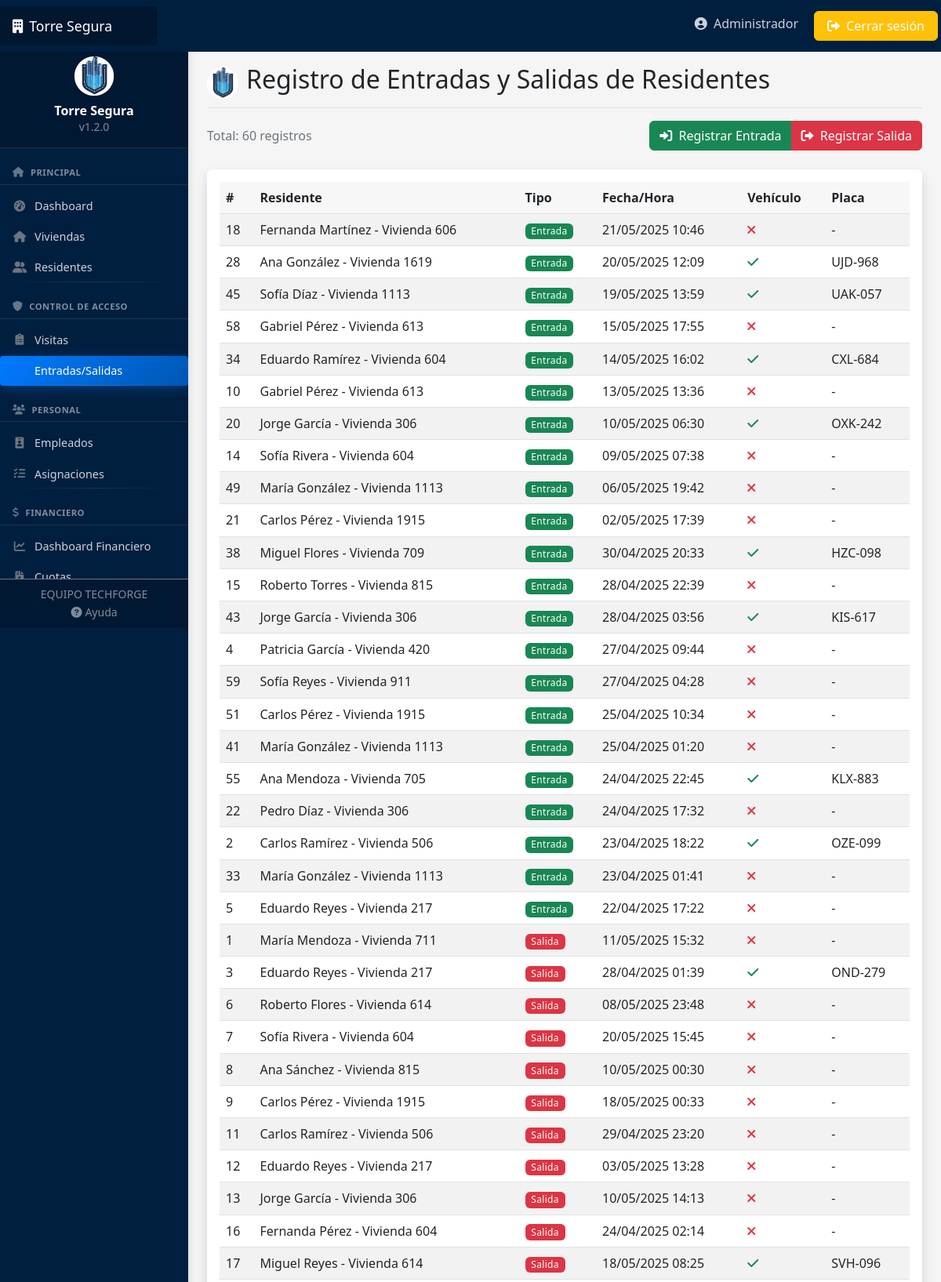
The page /accesos/movimientos/ (signed in, upper part) on the database its author committed.
### usuarios/models.py (models this page shows, shortened)
class Usuario(AbstractUser):
    TIPOS_DOCUMENTO = [
        ('DNI', 'DNI'),
        ('PASAPORTE', 'Pasaporte'),
        ('CEDULA', 'Cédula'),
    ]
    rol = models.ForeignKey(Rol, on_delete=models.SET_NULL, null=True, related_name='usuarios')
    telefono = models.CharField(max_length=15, blank=True)
    tipo_documento = models.CharField(max_length=10, choices=TIPOS_DOCUMENTO, default='DNI')
    numero_documento = models.CharField(max_length=20, blank=True)
    foto = models.ImageField(upload_to='usuarios/', blank=True, null=True)

### accesos/models.py (models this page shows, shortened)
class MovimientoResidente(models.Model):
    residente = models.ForeignKey(Residente, on_delete=models.CASCADE, related_name='movimientos')
    fecha_hora_entrada = models.DateTimeField(null=True, blank=True)
    fecha_hora_salida = models.DateTimeField(null=True, blank=True)
    vehiculo = models.BooleanField(default=False)
    placa_vehiculo = models.CharField(max_length=10, blank=True)

### viviendas/models.py (models this page shows, shortened)
class Residente(models.Model):
    usuario = models.OneToOneField(Usuario, on_delete=models.CASCADE, related_name='residente')
    vivienda = models.ForeignKey(Vivienda, on_delete=models.SET_NULL, null=True, related_name='residentes')
    fecha_ingreso = models.DateField(auto_now_add=True)
    vehiculos = models.PositiveIntegerField(default=0)
    activo = models.BooleanField(default=True,
        help_text="Indica si el residente actualmente vive o está relacionado con la vivienda")
    es_propietario = models.BooleanField(default=False)
    def __str__(self):
        return f"{self.usuario.first_name} {self.usuario.last_name} - Vivienda {self.vivienda.numero if self.vivienda else 'No asignada'}"

class Vivienda(models.Model):
    ESTADOS = [
        ('OCUPADO', 'Ocupado'),
        ('DESOCUPADO', 'Desocupado'),
        ('MANTENIMIENTO', 'En mantenimiento'),
        ('BAJA', 'Dado de baja'),
    ]
    edificio = models.ForeignKey(Edificio, on_delete=models.CASCADE, related_name='viviendas')
    numero = models.CharField(max_length=10)
    piso = models.PositiveIntegerField()
    metros_cuadrados = models.DecimalField(max_digits=6, decimal_places=2)
    habitaciones = models.PositiveIntegerField(default=1)
    baños = models.PositiveIntegerField(default=1)
    estado = models.CharField(max_length=15, choices=ESTADOS, default='DESOCUPADO')
    activo = models.BooleanField(default=True, help_text="Indica si la vivienda está activa o ha sido dada de baja")
    fecha_baja = models.DateField(null=True, blank=True, help_text="Fecha en la que se dio de baja la vivienda")
    motivo_baja = models.TextField(blank=True, null=True, help_text="Motivo por el cual se dio de baja la vivienda")

### accesos/views.py (the view)
# urls.py: path('movimientos/', views.MovimientoResidenteListView.as_view(), name='movimiento-list'),
class MovimientoResidenteListView(LoginRequiredMixin, ListView):
    model = MovimientoResidente
    template_name = 'accesos/movimiento_list.html'
    context_object_name = 'movimientos'
    def get_queryset(self):
        return MovimientoResidente.objects.all().order_by('-fecha_hora_entrada' if '-fecha_hora_entrada' else '-fecha_hora_salida')
    def get_context_data(self, **kwargs):
        context = super().get_context_data(**kwargs)
        context['total_entradas'] = MovimientoResidente.objects.filter(fecha_hora_entrada__isnull=False).count()
        context['total_salidas'] = MovimientoResidente.objects.filter(fecha_hora_salida__isnull=False).count()
        return context

### templates/accesos/movimiento_list.html (shortened to what this page needs)
{% extends 'base.html' %}
{% block header %}Registro de Entradas y Salidas de Residentes{% endblock %}
{% block content %}
<div class="content-header mb-4">
    <div>
        <p class="text-muted mb-0">Total: {{ movimientos.count }} registros</p>
    </div>
    <div class="btn-group d-none d-md-flex">
        <a href="{% url 'movimiento-entrada' %}" class="btn btn-success">
            <i class="fas fa-sign-in-alt"></i> Registrar Entrada
        </a>
        <a href="{% url 'movimiento-salida' %}" class="btn btn-danger">
            <i class="fas fa-sign-out-alt"></i> Registrar Salida
        </a>
    </div>
</div>
<div class="card shadow">
    <div class="card-body">
        <div class="table-responsive">
            <table class="table table-striped table-hover table-responsive-card">
                <thead>
                    <tr>
                        <th>#</th>
                        <th>Residente</th>
                        <th>Tipo</th>
                        <th>Fecha/Hora</th>
                        <th>Vehículo</th>
                        <th>Placa</th>
                    </tr>
                </thead>
                <tbody>
                    {% for movimiento in movimientos %}
                    <tr>
                        <td data-label="#">{{ movimiento.id }}</td>
                        <td data-label="Residente">{{ movimiento.residente }}</td>
                        <td data-label="Tipo">
                            {% if movimiento.fecha_hora_entrada and not movimiento.fecha_hora_salida %}
                                <span class="badge text-bg-success">Entrada</span>
                            {% elif movimiento.fecha_hora_salida and not movimiento.fecha_hora_entrada %}
                                <span class="badge text-bg-danger">Salida</span>
                            {% endif %}
                        </td>
                        <td data-label="Fecha/Hora">
                            {% if movimiento.fecha_hora_entrada and not movimiento.fecha_hora_salida %}
                                {{ movimiento.fecha_hora_entrada|date:"d/m/Y H:i" }}
                            {% elif movimiento.fecha_hora_salida and not movimiento.fecha_hora_entrada %}
                                {{ movimiento.fecha_hora_salida|date:"d/m/Y H:i" }}
                            {% endif %}
                        </td>
                        <td data-label="Vehículo">
                            {% if movimiento.vehiculo %}
                                <i class="fas fa-check text-success"></i>
                            {% else %}
                                <i class="fas fa-times text-danger"></i>
                            {% endif %}
                        </td>
                        <td data-label="Placa">{{ movimiento.placa_vehiculo|default:"-" }}</td>
                    </tr>
                    {% empty %}
                    <tr>
                        <td colspan="6" class="text-center">No hay registros de movimientos</td>
                    </tr>
                    {% endfor %}
                </tbody>
            </table>
        </div>
    </div>
</div>
{% endblock %}

### templates/navbar.html (shortened to what this page needs)
<header class="navbar navbar-dark sticky-top" style="background-color: #001f3f; flex-md-nowrap; p-0; shadow">
    <a class="navbar-brand col-md-3 col-lg-2 me-0 px-3 d-flex align-items-center" href="{% url 'dashboard' %}">
        <span class="d-none d-md-inline"><i class="fas fa-building me-2"></i></span>
        Torre Segura
    </a>
    <div class="navbar-nav ms-auto">
        <div class="nav-item text-nowrap d-none d-md-flex">
            <a class="nav-link p-2 mx-2" href="{% url 'perfil' %}">
                <i class="fas fa-user-circle"></i>
                <span class="ms-1 d-none d-lg-inline">{{ user.first_name|default:user.username }}</span>
            </a>
            <a class="btn btn-warning text-white px-3 m-1" href="{% url 'logout' %}">
                <i class="fas fa-sign-out-alt"></i>
                <span class="d-none d-lg-inline">Cerrar sesión</span>
            </a>
        </div>
    </div>
</header>

### static/css/style.css (style rules this page uses)
:root { --primary-color: #0d6efd; --secondary-color: #6c757d; --success-color: #198754; --danger-color: #dc3545; --warning-color: #ffc107; --info-color: #0dcaf0; --light-color: #f8f9fa; --dark-color: #212529; --sidebar-width: 240px; --navbar-height: 56px; }
body { font-family: 'Segoe UI', Tahoma, Geneva, Verdana, sans-serif; background-color: #f5f5f5; }
.navbar-brand { padding-top: .75rem; padding-bottom: .75rem; font-size: 1.1rem; background-color: rgba(0, 0, 0, .25); box-shadow: inset -1px 0 0 rgba(0, 0, 0, .25); }
.navbar-dark .navbar-nav .nav-link { color: rgba(255, 255, 255, .8); }
.card { margin-bottom: 1.5rem; border: none; box-shadow: 0 0.125rem 0.25rem rgba(0, 0, 0, 0.075); transition: all 0.3s ease; border-radius: 0.5rem; }
.badge { font-weight: 500; padding: .5em .7em; }
.table > :not(:last-child) > :last-child > * { border-bottom-color: inherit; }
.table th { font-weight: 600; background-color: rgba(0, 0, 0, 0.03); }
.btn { font-weight: 500; border-radius: 0.375rem; }
.btn i { margin-right: 0.25rem; }

### static/css/responsive.css (style rules this page uses)
.table-responsive { overflow-x: auto; -webkit-overflow-scrolling: touch; }
.badge { font-weight: 500; padding: 0.35em 0.65em; letter-spacing: 0.025em; }
.content-header { margin-bottom: 1.5rem; display: flex; justify-content: space-between; align-items: center; }
.btn, .card, .nav-link, .form-control, .form-select { transition: all 0.2s ease; }

### rows shown on the page
Usuario: first_name "Administrador"
MovimientoResidente: id "18", residente "Fernanda Martínez - Vivienda 606", shows "Entrada", fecha_hora_entrada "21/05/2025 10:46", vehiculo False (drawn), placa_vehiculo "-"
MovimientoResidente: id "28", residente "Ana González - Vivienda 1619", shows "Entrada", fecha_hora_entrada "20/05/2025 12:09", vehiculo True (drawn), placa_vehiculo "UJD-968"
MovimientoResidente: id "45", residente "Sofía Díaz - Vivienda 1113", shows "Entrada", fecha_hora_entrada "19/05/2025 13:59", vehiculo True (drawn), placa_vehiculo "UAK-057"
MovimientoResidente: id "58", residente "Gabriel Pérez - Vivienda 613", shows "Entrada", fecha_hora_entrada "15/05/2025 17:55", vehiculo False (drawn), placa_vehiculo "-"
MovimientoResidente: id "34", residente "Eduardo Ramírez - Vivienda 604", shows "Entrada", fecha_hora_entrada "14/05/2025 16:02", vehiculo True (drawn), placa_vehiculo "CXL-684"
MovimientoResidente: id "10", residente "Gabriel Pérez - Vivienda 613", shows "Entrada", fecha_hora_entrada "13/05/2025 13:36", vehiculo False (drawn), placa_vehiculo "-"
MovimientoResidente: id "20", residente "Jorge García - Vivienda 306", shows "Entrada", fecha_hora_entrada "10/05/2025 06:30", vehiculo True (drawn), placa_vehiculo "OXK-242"
MovimientoResidente: id "14", residente "Sofía Rivera - Vivienda 604", shows "Entrada", fecha_hora_entrada "09/05/2025 07:38", vehiculo False (drawn), placa_vehiculo "-"
MovimientoResidente: id "49", residente "María González - Vivienda 1113", shows "Entrada", fecha_hora_entrada "06/05/2025 19:42", vehiculo False (drawn), placa_vehiculo "-"
MovimientoResidente: id "21", residente "Carlos Pérez - Vivienda 1915", shows "Entrada", fecha_hora_entrada "02/05/2025 17:39", vehiculo False (drawn), placa_vehiculo "-"
MovimientoResidente: id "38", residente "Miguel Flores - Vivienda 709", shows "Entrada", fecha_hora_entrada "30/04/2025 20:33", vehiculo True (drawn), placa_vehiculo "HZC-098"
MovimientoResidente: id "15", residente "Roberto Torres - Vivienda 815", shows "Entrada", fecha_hora_entrada "28/04/2025 22:39", vehiculo False (drawn), placa_vehiculo "-"
MovimientoResidente: id "43", residente "Jorge García - Vivienda 306", shows "Entrada", fecha_hora_entrada "28/04/2025 03:56", vehiculo True (drawn), placa_vehiculo "KIS-617"
MovimientoResidente: id "4", residente "Patricia García - Vivienda 420", shows "Entrada", fecha_hora_entrada "27/04/2025 09:44", vehiculo False (drawn), placa_vehiculo "-"
MovimientoResidente: id "59", residente "Sofía Reyes - Vivienda 911", shows "Entrada", fecha_hora_entrada "27/04/2025 04:28", vehiculo False (drawn), placa_vehiculo "-"
MovimientoResidente: id "51", residente "Carlos Pérez - Vivienda 1915", shows "Entrada", fecha_hora_entrada "25/04/2025 10:34", vehiculo False (drawn), placa_vehiculo "-"
MovimientoResidente: id "41", residente "María González - Vivienda 1113", shows "Entrada", fecha_hora_entrada "25/04/2025 01:20", vehiculo False (drawn), placa_vehiculo "-"
MovimientoResidente: id "55", residente "Ana Mendoza - Vivienda 705", shows "Entrada", fecha_hora_entrada "24/04/2025 22:45", vehiculo True (drawn), placa_vehiculo "KLX-883"
MovimientoResidente: id "22", residente "Pedro Díaz - Vivienda 306", shows "Entrada", fecha_hora_entrada "24/04/2025 17:32", vehiculo False (drawn), placa_vehiculo "-"
MovimientoResidente: id "2", residente "Carlos Ramírez - Vivienda 506", shows "Entrada", fecha_hora_entrada "23/04/2025 18:22", vehiculo True (drawn), placa_vehiculo "OZE-099"
MovimientoResidente: id "33", residente "María González - Vivienda 1113", shows "Entrada", fecha_hora_entrada "23/04/2025 01:41", vehiculo False (drawn), placa_vehiculo "-"
MovimientoResidente: id "5", residente "Eduardo Reyes - Vivienda 217", shows "Entrada", fecha_hora_entrada "22/04/2025 17:22", vehiculo False (drawn), placa_vehiculo "-"
MovimientoResidente: id "1", residente "María Mendoza - Vivienda 711", shows "Salida", fecha_hora_salida "11/05/2025 15:32", vehiculo False (drawn), placa_vehiculo "-"
MovimientoResidente: id "3", residente "Eduardo Reyes - Vivienda 217", shows "Salida", fecha_hora_salida "28/04/2025 01:39", vehiculo True (drawn), placa_vehiculo "OND-279"
MovimientoResidente: id "6", residente "Roberto Flores - Vivienda 614", shows "Salida", fecha_hora_salida "08/05/2025 23:48", vehiculo False (drawn), placa_vehiculo "-"
MovimientoResidente: id "7", residente "Sofía Rivera - Vivienda 604", shows "Salida", fecha_hora_salida "20/05/2025 15:45", vehiculo False (drawn), placa_vehiculo "-"
MovimientoResidente: id "8", residente "Ana Sánchez - Vivienda 815", shows "Salida", fecha_hora_salida "10/05/2025 00:30", vehiculo False (drawn), placa_vehiculo "-"
MovimientoResidente: id "9", residente "Carlos Pérez - Vivienda 1915", shows "Salida", fecha_hora_salida "18/05/2025 00:33", vehiculo False (drawn), placa_vehiculo "-"
MovimientoResidente: id "11", residente "Carlos Ramírez - Vivienda 506", shows "Salida", fecha_hora_salida "29/04/2025 23:20", vehiculo False (drawn), placa_vehiculo "-"
MovimientoResidente: id "12", residente "Eduardo Reyes - Vivienda 217", shows "Salida", fecha_hora_salida "03/05/2025 13:28", vehiculo False (drawn), placa_vehiculo "-"
MovimientoResidente: id "13", residente "Jorge García - Vivienda 306", shows "Salida", fecha_hora_salida "10/05/2025 14:13", vehiculo False (drawn), placa_vehiculo "-"
MovimientoResidente: id "16", residente "Fernanda Pérez - Vivienda 604", shows "Salida", fecha_hora_salida "24/04/2025 02:14", vehiculo False (drawn), placa_vehiculo "-"
MovimientoResidente: id "17", residente "Miguel Reyes - Vivienda 614", shows "Salida", fecha_hora_salida "18/05/2025 08:25", vehiculo True (drawn), placa_vehiculo "SVH-096"

### other values the page prints
{{ movimientos.count }} "60"
